Frame 1 (no input): blank canvas, image omitted
Frame 60 (the mouse pressed at the canvas centre just before this capture): blank canvas, image omitted
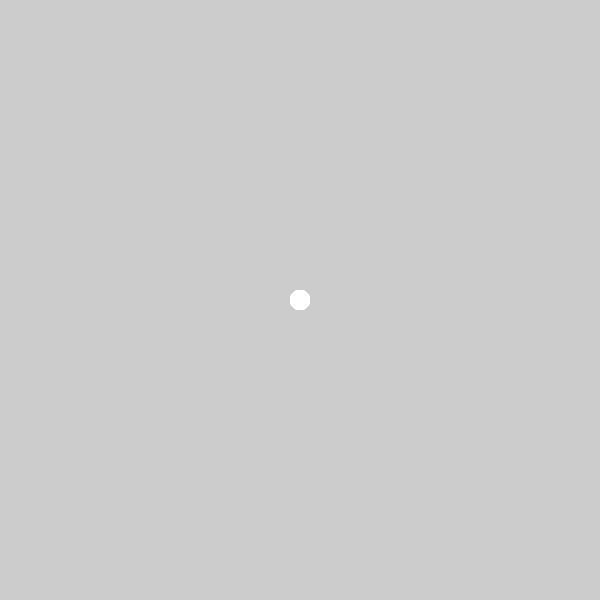
Frame 120 (the mouse held since frame 60 and released just before this capture)

The Processing sketch whose frames 1 and 60 were blank and that drew this single picture after the mouse press (run headless with seeded random() and noise(); from frame 60 on, the mouse is pressed at the canvas centre):

// Processing sketch: processing_81110
// ── processing_81110.pde

void setup(){
  size(600,600);
}
void draw(){
  float x=mouseX;
  float y=mouseY;
  float xx=600-x;
  float yy=600-y;
  noStroke();
  if (mousePressed){
  ellipse(x,y,20,20);
  ellipse(xx,yy,20,20);
  }
  if(keyPressed){
    if (key =='a'){
      fill (random(255),random(255),random(255));
    }
    if(key =='s'){
      background(random(255),random(255),random(255));
    }
    if (key =='d'){
      if (mousePressed){
      rect (x+50,y+50,20,20);
      rect (xx+50,yy+50,20,20);
      }
    }
  }
}
